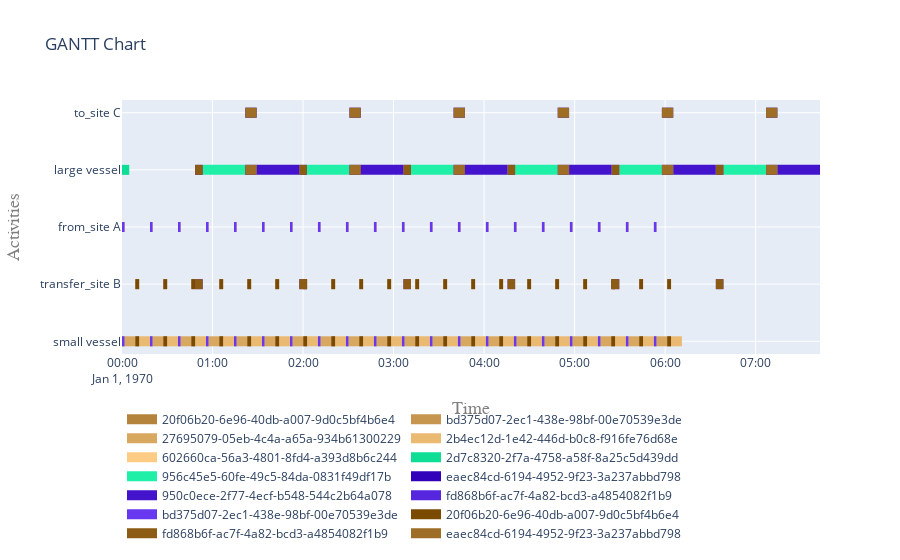

The code cell stored with this chart in its notebook:
### Markdown cell above
#### Plot the Gantt chart

### Code cell
fig = get_gantt_chart(obj)
